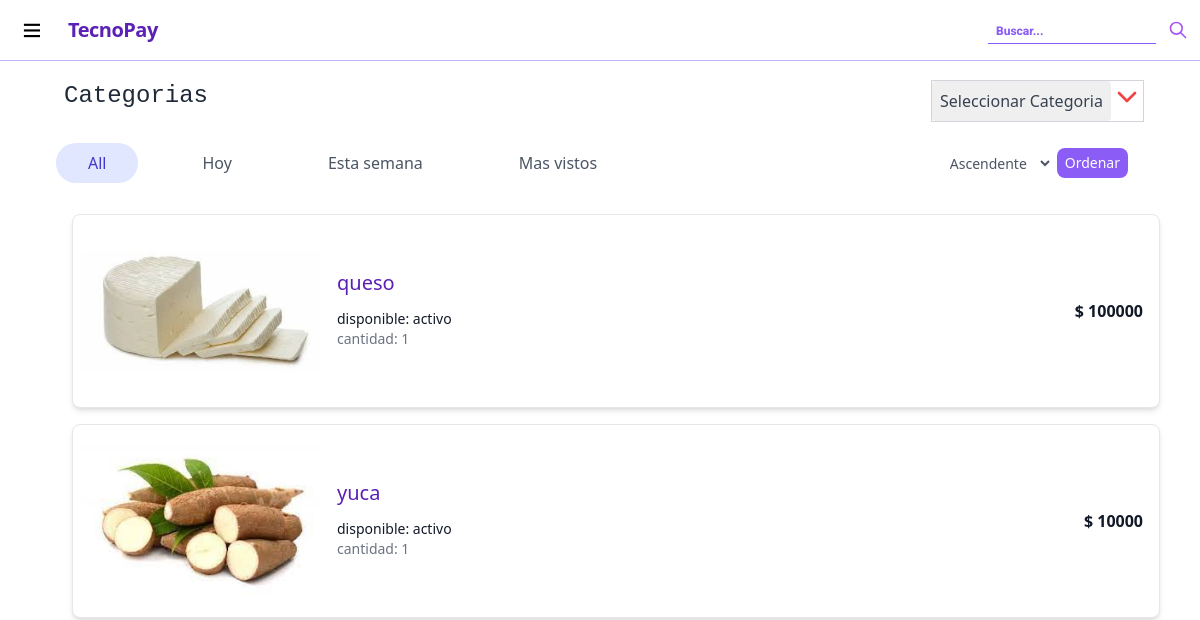
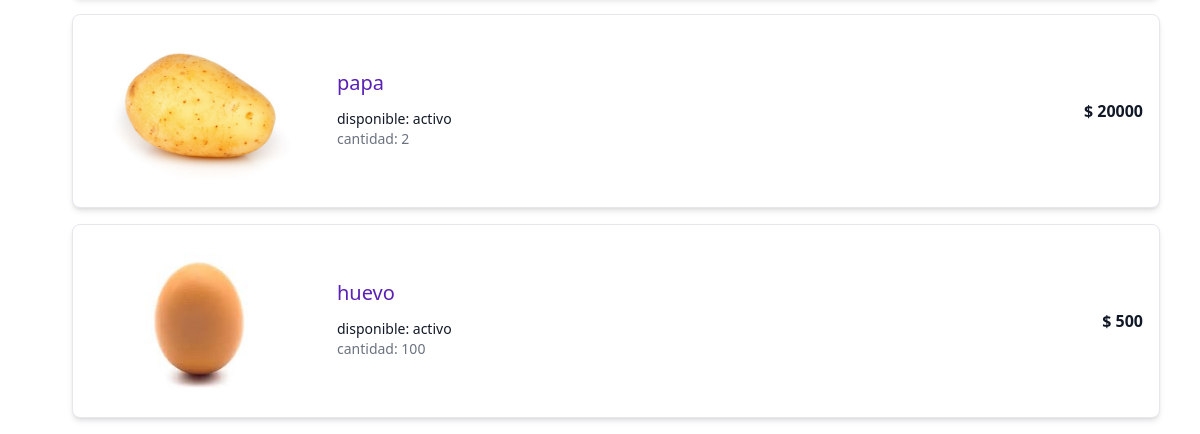
/categorys/, run on an earlier commit of the app's database (2 pictures, top to bottom).
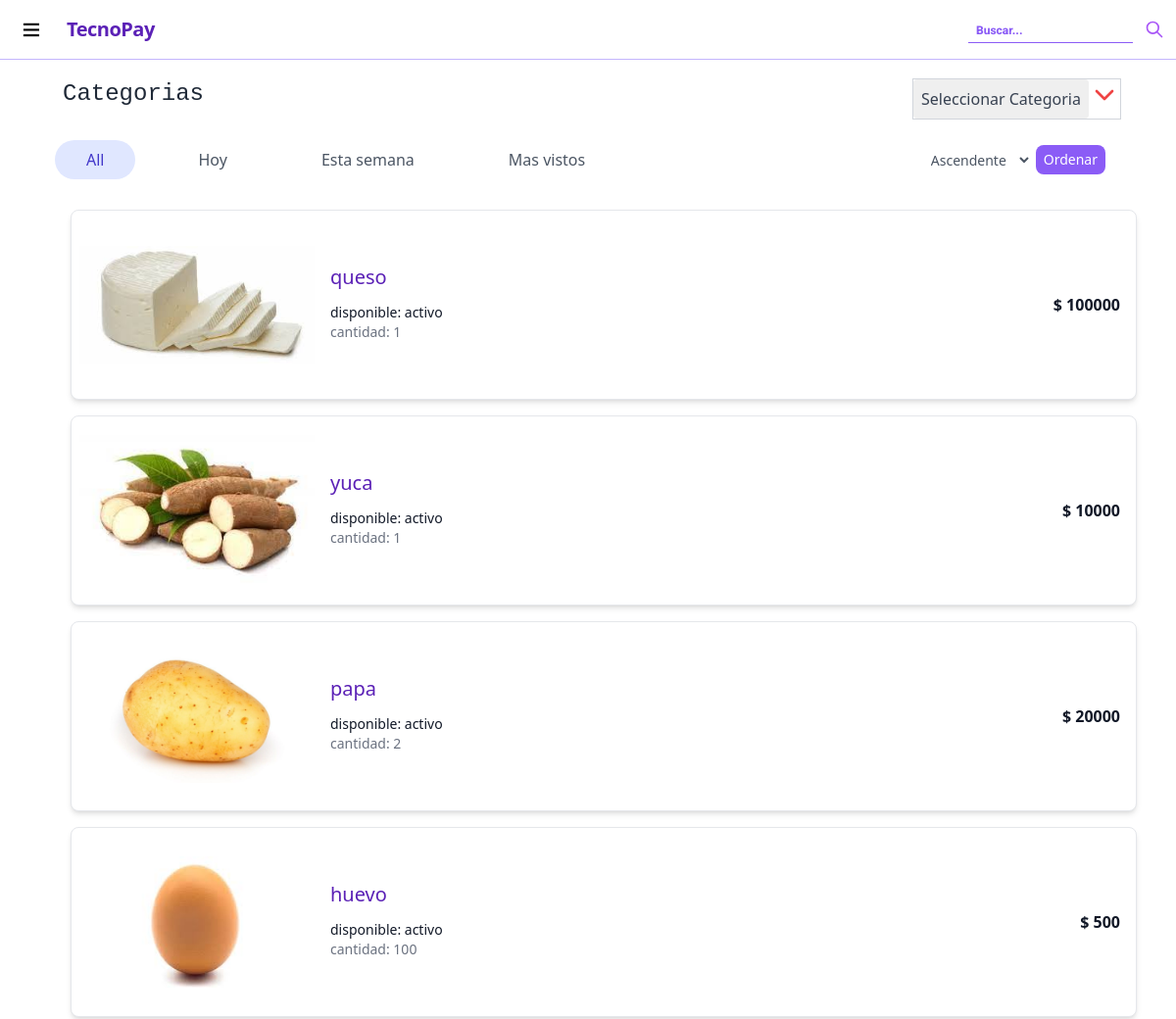
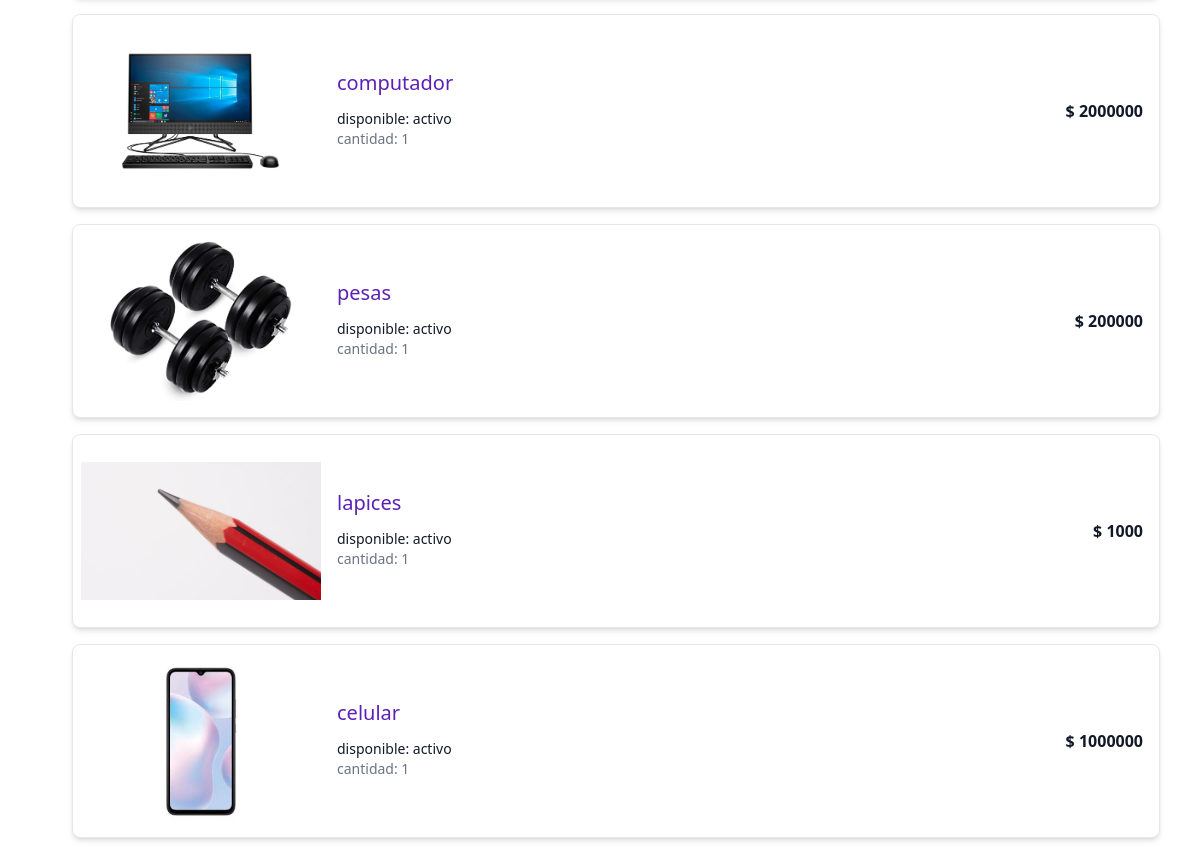
And on a later commit of the database (2 pictures, top to bottom).
### products/models.py (models this page shows, shortened)
class InheritedData(models.Model):
    modified = models.DateTimeField(auto_now=True)
    created = models.DateTimeField(auto_now_add=True)
    class Meta:
        abstract = True

class Products(InheritedData):
    name=models.CharField(max_length=100)
    description=models.TextField()
    img=models.ImageField(null=True,blank=True)
    price=models.PositiveIntegerField()
    quantity=models.PositiveIntegerField(default=1)
    active=models.BooleanField(default=True)
    categorys=models.ManyToManyField(Category)

### products/views.py (the view, shortened to what this page needs)
# urls.py: path('categorys/',ListCategoryProducts.as_view(),name='category')
class ListCategoryProducts(View):
    def get(self, request, *args, **kwargs):
        search = request.GET.get('search',None)
        print(search    )
        if search == None:
            data_cate=request.GET.get('cate',None)
            ordering=request.GET.get('ordering',None)
            category= request.GET.get('c',None)
            if ordering == 'Asc':
                ordering='id'
            elif ordering == 'Des':
                ordering='-id'
            else:
                ordering='id'
            if category != "":
                if Category.objects.filter(id=category).exists() != True:
                    category=Category.objects.all()
            else:
                category=Category.objects.all()
            today = datetime.date.today()
            start_week = today - datetime.timedelta(today.weekday())
            end_week = start_week + datetime.timedelta(7)
            products_filter=Products.objects.all()
            if data_cate != (None or ""):
                if data_cate == 't':
                    products_filter=Products.objects.filter(created__day=today.day,created__month=today.month,categorys__in=category).order_by(ordering)
                elif data_cate == 's':
                    products_filter=Products.objects.filter(created__gte=start_week,created__lte=end_week,categorys__in=category).order_by(ordering)
            else:
                products_filter=Products.objects.filter(categorys__in=category).order_by(ordering)
            context={
                'products_list': products_filter,
                'categorys':Category.objects.all()
            }
            return render(request,'category/list_category.html', context)

### templates/category/list_category.html (shortened to what this page needs)
{% extends "base/base.html" %}
{% load static %}
{% block content%}
<div class="sm:px-6 w-full">
                <div class="bg-white md:px-8 xl:px-20 pt-20 ">
                    <div class="px-2 pb-6 flex w-full justify-between relative">
                        <div class="flex items-center justify-between">
                            <p tabindex="0" class="focus:outline-none text-base sm:text-lg md:text-xl lg:text-2xl font-medium leading-normal text-gray-800 font-mono" >Categorias</p>
                        </div>
                        <div class="flex justify-center  border border-solid border-gray-300 absolute right-0 bg-white">
                            <div class="select-content" >
                                    <select id="category" class="form-select appearance-none
                                      block
                                      p-2
                                      text-base
                                      font-normal
                                      text-gray-700
                                      bg-clip-padding bg-no-repeat
                                      rounded
                                      transition
                                      ease-in-out
                                      focus:text-gray-700 focus:bg-white focus:border-blue-600 focus:outline-none" aria-label="Default select example">
                                        <option selected value="-1">Seleccionar Categoria</option>
                                    </select>
                            </div>
                            <svg class="h-8 w-8 text-red-500"  width="24" height="24" viewBox="0 0 24 24" stroke-width="2" stroke="currentColor" fill="none" stroke-linecap="round" stroke-linejoin="round">  <path stroke="none" d="M0 0h24v24H0z"/>  <polyline points="6 9 12 15 18 9" /></svg>
                          </div>
                    </div>
                    <div class="sm:flex items-center justify-between font-sans">
                        <div class="flex items-center">
                            <a class="rounded-full focus:outline-none focus:ring-2  focus:bg-indigo-50 focus:ring-indigo-800" href="?cate=">
                                <div class="py-2 px-8 bg-indigo-100 text-indigo-700 rounded-full ">
                                    <p >All</p>
                                </div>
                            </a>
                            <a class="rounded-full focus:outline-none focus:ring-2 focus:bg-indigo-50 focus:ring-indigo-800 ml-4 sm:ml-8" href="?cate=t&c={{request.GET.c}}">
                                <div class="py-2 px-8 text-gray-600 hover:text-indigo-700 hover:bg-indigo-100 rounded-full ">
                                    <p>Hoy</p>
                                </div>
                            </a>
                            <a class="rounded-full focus:outline-none focus:ring-2 focus:bg-indigo-50 focus:ring-indigo-800 ml-4 sm:ml-8" href="?cate=s&c={{request.GET.c}}">
                                <div class="py-2 px-8 text-gray-600 hover:text-indigo-700 hover:bg-indigo-100 rounded-full ">
                                    <p>Esta semana</p>
                                </div>
                            </a>
                            <a class="rounded-full focus:outline-none focus:ring-2 focus:bg-indigo-50 focus:ring-indigo-800 ml-4 sm:ml-8" href="?cate=v&c={{request.GET.c}}">
                                <div class="py-2 px-8 text-gray-600 hover:text-indigo-700 hover:bg-indigo-100 rounded-full ">
                                    <p>Mas vistos</p>
                                </div>
                            </a>
                        </div>
                        <div class="py-3 px-4 flex items-center text-sm font-medium leading-none text-gray-600 cursor-pointer rounded">
                            <select id="ordering" aria-label="select" class=" focus:text-indigo-600 focus:outline-none bg-transparent ml-1">
                                <option id="op_1" class="text-sm text-indigo-800" value="Asc">Ascendente</option>
                            </select>
                            <button id="btn" aria-label="select" class="bg-violet-500 p-2 ml-1 text-white rounded-lg">
                                Ordenar
                            </button>
                        </div>
                    </div>
                    <div class="mt-6">
                        {% for products in products_list %}
                        <div class=" bg-white rounded-lg border shadow-md m-4 dark:bg-gray-800 dark:border-gray-700 w-full">
                         <div class="flow-root">
                           <a href="{% url 'detail_products' products.id %}">
                              <ul role="list" class="divide-y divide-gray-200 dark:divide-gray-700">
                                  <li class="py-3 sm:py-4">
                                      <div class="flex items-center space-x-4">
                                          <div class="">
                                              <img class="w-60 h-40 object-contain ml-2" src="{{products.img.url}}" alt="Products">
                                          </div>
                                          <div class="flex-1 min-w-0">
                                            <h3 class="text-violet-800 pb-4 text-xl font-medium  leading-none dark:text-white">{{products.name}}</h3>
                                              <p class="text-sm font-medium text-gray-900 truncate dark:text-white">
                                                  disponible:
                                                  {% if products.active == True %}
                                                  activo
                                                  {% else %}
                                                  no disponible
                                                  {% endif %}
                                              </p>
                                              <p class="text-sm text-gray-500 truncate text-gray-400">
                                                  cantidad: <span>{{products.quantity}}</span>
                                              </p>
                                          </div>
                                          <div class="inline-flex items-center text-base font-semibold text-gray-900 dark:text-white p-4">
                                              $ {{products.price}}
                                          </div>
                                      </div>
                                  </li>
                              </ul>
                            </a>
                         </div>
                      </div>
                        {% empty %}
                        <li>no hay productos disponibles.</li>
                        {% endfor %}
                      </div>
                    </div>
</div>
{% endblock %}

### templates/base/base.html (shortened to what this page needs)
<!doctype html>
<html>
<head>
  <script src="https://cdn.tailwindcss.com"></script>
</head>
<body>
  <nav class="flex items-center justify-between  bg-white p-3 fixed w-full border-b border-violet-300">
    <div class="flex items-center flex-shrink-0 text-white mr-6">
      <button class="p-2" id="button">
        <svg
          xmlns="http://www.w3.org/2000/svg"
          viewBox="0 0 512 512"
          class="w-5 h-5 fill-current text-black font-extrabold"
        >
          <rect width="702" height="55" x="100" y="96"></rect>
          <rect width="702" height="55" x="100" y="240"></rect>
          <rect width="702" height="55" x="100" y="384"></rect>
        </svg>
      </button>
      <span class=" ml-5 font-semibold text-xl tracking-tight text-2xl text-violet-800	">TecnoPay</span>
    </div>
    <div class="flex buscador flex-row">
    <div class=" relative mr-3 md:mr-0 md:block border-b border-violet-500">
      <input id="email-adress-icon" class="appearance-none bg-transparent border-none w-full text-slate-700 mr-3 py-1 px-2 leading-tight focus:outline-none placeholder-violet-500 font-extrabold text-xs" type="text" placeholder="Buscar..." aria-label="buscar" style="font-family:Roboto">
    </div>
    <button class="text-violet-500 ml-3 font-semibold text-base" id="buscar">
      <svg class="h-5 w-5 text-purple-500"  width="24" height="24" viewBox="0 0 24 24" stroke-width="2" stroke="currentColor" fill="none" stroke-linecap="round" stroke-linejoin="round">  <path stroke="none" d="M0 0h24v24H0z"/>
         <circle cx="10" cy="10" r="7" />  <line x1="21" y1="21" x2="15" y2="15" /></svg>
    </button>
    </div>
  </nav>
    {% block content %}
    {% endblock %}
</body>
</html>

### templates/base/base.html (style rules this page uses)
body { box-sizing: border-box; padding: 0; margin: 0; position: relative; }

What changed in the data, as far as the page shows it:
added Products: img (picture), name "computador", active "activo", quantity "1", price "2000000"
added Products: img (picture), name "pesas", active "activo", quantity "1", price "200000"
added Products: img (picture), name "lapices", active "activo", quantity "1", price "1000"
added Products: img (picture), name "celular", active "activo", quantity "1", price "1000000"
